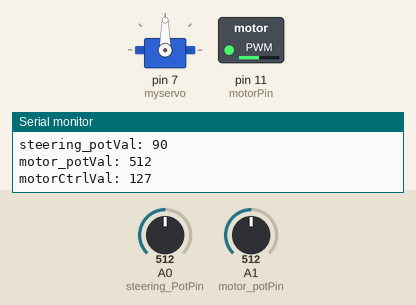
This sketch was run on a simulated Arduino Uno, built with avr-gcc and run on an emulated ATmega328P. On the bench: servo, switched loads named in the sketch (green lamp = pin HIGH), the last lines printed to the serial monitor. Inputs (shaded band) come from the test bench; at power-on: A1 (motor_potPin) = 512, A0 (steering_PotPin) = 512.

Above: at 1.2 s.
1.3 s: A1 (motor_potPin) set to 414
At 2.7 s:
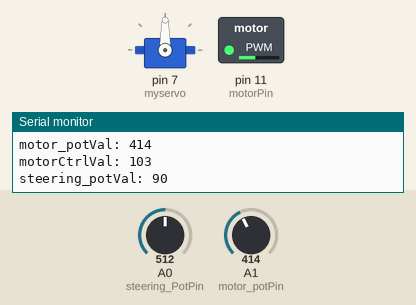
4.3 s: A1 (motor_potPin) set to 391
At 5.4 s:
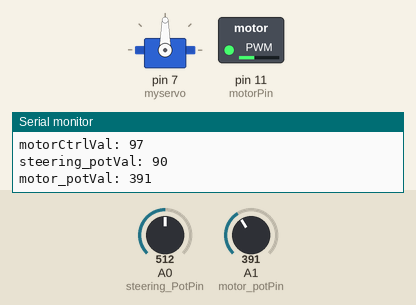
7.3 s: A0 (steering_PotPin) set to 552
At 8.2 s:
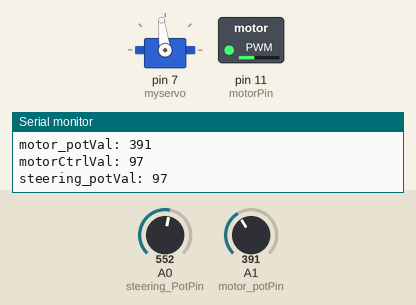
10.3 s: A0 (steering_PotPin) set to 585
At 11.1 s:
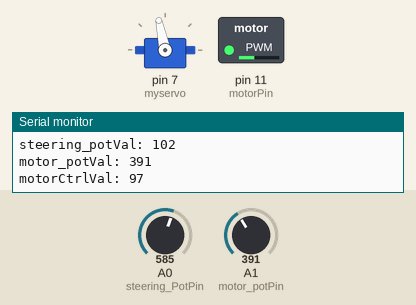
11.8 s: A0 (steering_PotPin) set to 306
At 12.5 s:
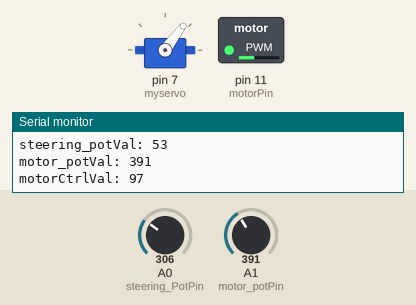
13.3 s: A1 (motor_potPin) set to 716
At 13.9 s:
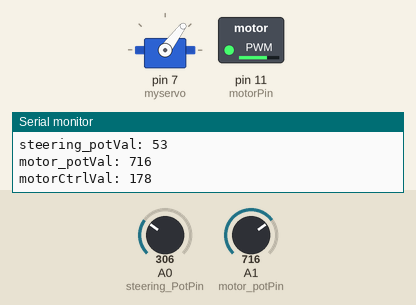
Timing chart, 0 to 15.8 s (numbered marks = the images above; inputs shaded):
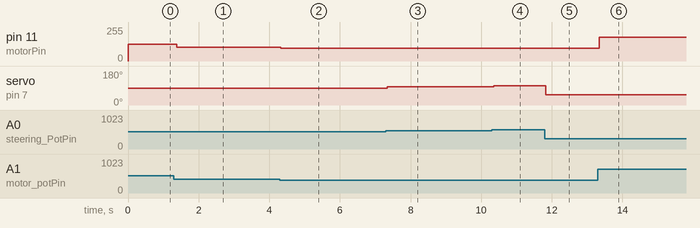

The sketch:

Racecar.ino
```cpp
/* S
RACECAR
Conner Hunihan

adapted from
https://www.arduino.cc/en/Tutorial/Knob
and
https://bcourses.berkeley.edu/courses/1464145/assignments/7819014
 */

#include <Servo.h>
Servo myservo;  // create servo object to control a servo

int motorPin = 11;
int motor_potPin = A1;
int motor_potVal;
int motorCtrlVal;

int steering_PotPin = A0;
int steering_potVal;

void setup()
{
  myservo.attach(7);  // attaches the servo on pin 9 to the servo object
  pinMode(motor_potPin, INPUT);
  pinMode(motorPin, OUTPUT);
  Serial.begin(9600);
}

void loop()
{
  // Motor code
  motor_potVal = analogRead(motor_potPin);
  Serial.print("motor_potVal: ");Serial.println(motor_potVal);
  motorCtrlVal = map(motor_potVal, 0, 1024, 0, 255);
  Serial.print("motorCtrlVal: ");Serial.println(motorCtrlVal);
  analogWrite(motorPin, motorCtrlVal);

  // Servo code
  steering_potVal = analogRead(steering_PotPin);            // reads the value of the potentiometer (value between 0 and 1023)
  steering_potVal = map(steering_potVal, 0, 1023, 0, 180);     // scale it to use it with the servo (value between 0 and 180)
  myservo.write(steering_potVal);                  // sets the servo position according to the scaled value
  Serial.print("steering_potVal: "); Serial.println(steering_potVal);
  delay(15);
}
```

Measured:
- after the input at 1.3 s, pin 11 (motorPin): 127/255 → 103/255 after 0.08 s
- after the input at 4.3 s, pin 11 (motorPin): 103/255 → 97/255 at once
- after the input at 7.3 s, servo on pin 7 (myservo): 90° → 97° at once
- after the input at 10.3 s, servo on pin 7 (myservo): 97° → 102° after 0.06 s
- after the input at 11.8 s, servo on pin 7 (myservo): 102° → 53° at once
- after the input at 13.3 s, pin 11 (motorPin): 97/255 → 178/255 at once
